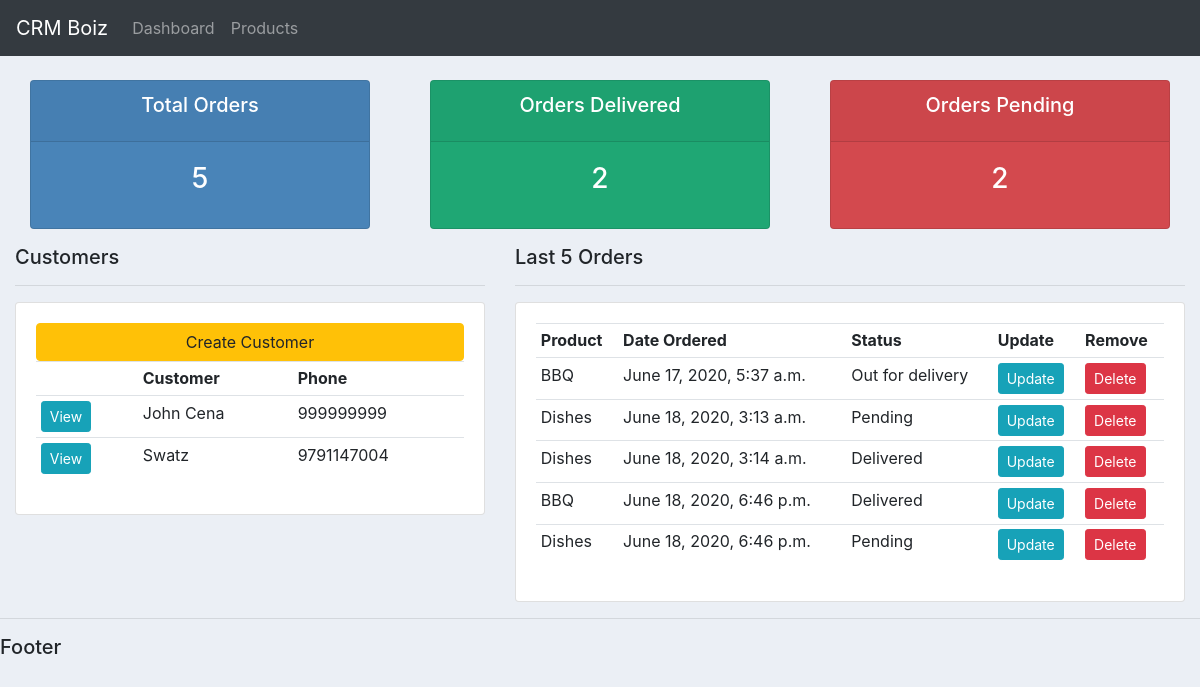
/, run on an earlier commit of the app's database.
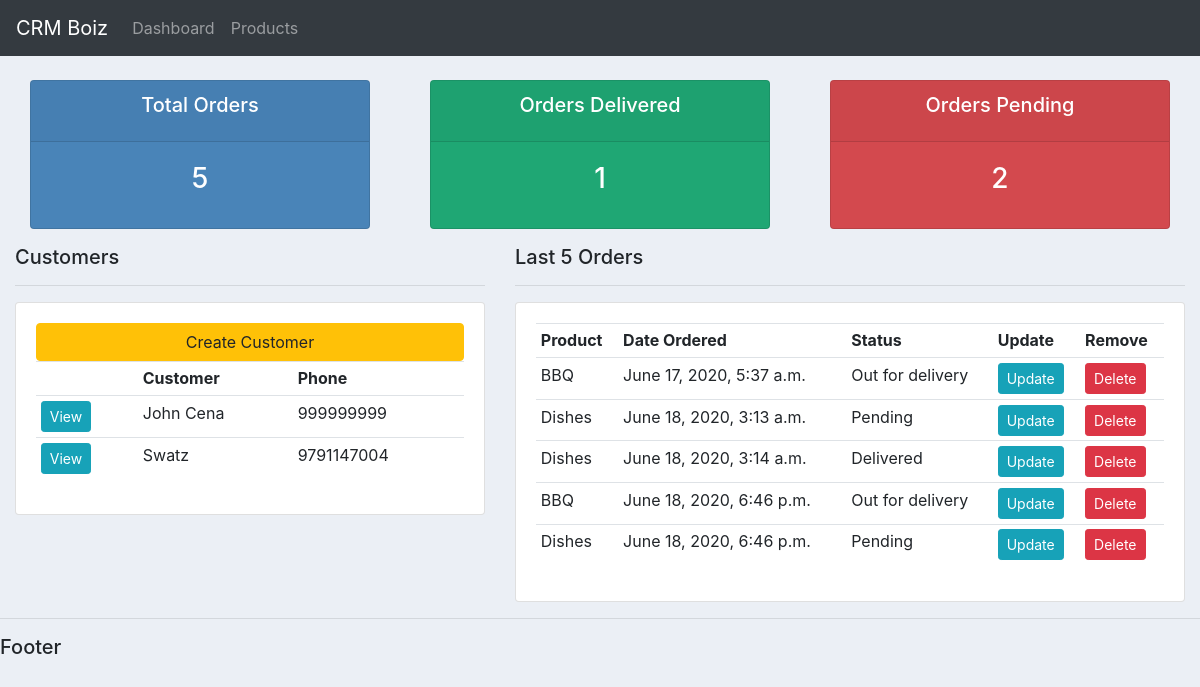
And on a later commit of the database.
### accounts/models.py (models this page shows)
class Order(models.Model):
    STATUS = (
        ('Pending', 'Pending'),
        ('Out for delivery', 'Out for delivery'),
        ('Delivered', 'Delivered')
    )
    customer = models.ForeignKey(
        Customer, null=True, on_delete=models.SET_NULL)
    product = models.ForeignKey(Product, null=True, on_delete=models.SET_NULL)
    status = models.CharField(max_length=200, null=True, choices=STATUS)
    date_created = models.DateTimeField(auto_now_add=True)

class Product(models.Model):
    CATEGORY = (
        ('Indoor', 'Indoor'),
        ('Outdoor', 'Outdoor')
    )
    tags = models.ManyToManyField(Tag)
    name = models.CharField(max_length=200, null=True)
    price = models.FloatField(null=True)
    category = models.CharField(max_length=200, null=True, choices=CATEGORY)
    description = models.CharField(max_length=200, null=True, blank=True)
    date_created = models.DateTimeField(auto_now_add=True)
    def __str__(self):
        return self.name

### accounts/views.py (the view)
# urls.py: path('', views.home, name="home"),
def home(request):
    orders = Order.objects.all()
    customers = Customer.objects.all()
    total_customers = customers.count()
    total_orders = orders.count()
    orders_delivered = orders.filter(status="Delivered").count()
    orders_pending = orders.filter(status="Pending").count()
    context = {'orders': orders, 'customers': customers, 'total_orders': total_orders,
               'orders_delivered': orders_delivered, 'orders_pending': orders_pending}
    return render(request, 'accounts/dashboard.html', context)

### accounts/templates/accounts/dashboard.html (shortened to what this page needs)
{% extends 'accounts/main.html' %}
{% block content %}
{% include 'accounts/status.html' %}
<div class="row">
  <div class="col-md-5">
    <h5>Customers</h5>
    <hr />
    <div class="card card-body">
      <a href="#" class="btn btn-warning">Create Customer</a>
      <table class="table table-sm">
        <tr>
          <th></th>
          <th>Customer</th>
          <th>Phone</th>
        </tr>
        {% for customer in customers %}
          <tr>
            <td><a class="btn btn-sm btn-info" href="{% url 'customer' customer.id %}">View</a></td>
            <td>{{ customer.name }}</td>
            <td>{{ customer.phone }}</td>
          </tr>
        {% endfor %}
      </table>
    </div>
  </div>
  <div class="col-md-7">
    <h5>Last 5 Orders</h5>
    <hr />
    <div class="card card-body">
      <table class="table table-sm">
        <tr>
          <th>Product</th>
          <th>Date Ordered</th>
          <th>Status</th>
          <th>Update</th>
          <th>Remove</th>
        </tr>
        {% for order in orders %}
          <tr>
            <td>{{ order.product }}</td>
            <td>{{ order.date_created }}</td>
            <td>{{ order.status }}</td>
            <td><a class="btn btn-sm btn-info" href="{% url 'update_order' order.id %}">Update</a></td>
            <td><a class="btn btn-sm btn-danger" href="{% url 'delete_order' order.id %}">Delete</a></td>
          </tr>
        {% endfor %}
      </table>
    </div>
  </div>
</div>
{% endblock %}

What changed in the data, as far as the page shows it:
changed Order (number 4 of 5 on the later page): status "Delivered" → "Out for delivery"
Also different on the page:
{{ orders_delivered }}: "2" → "1"
